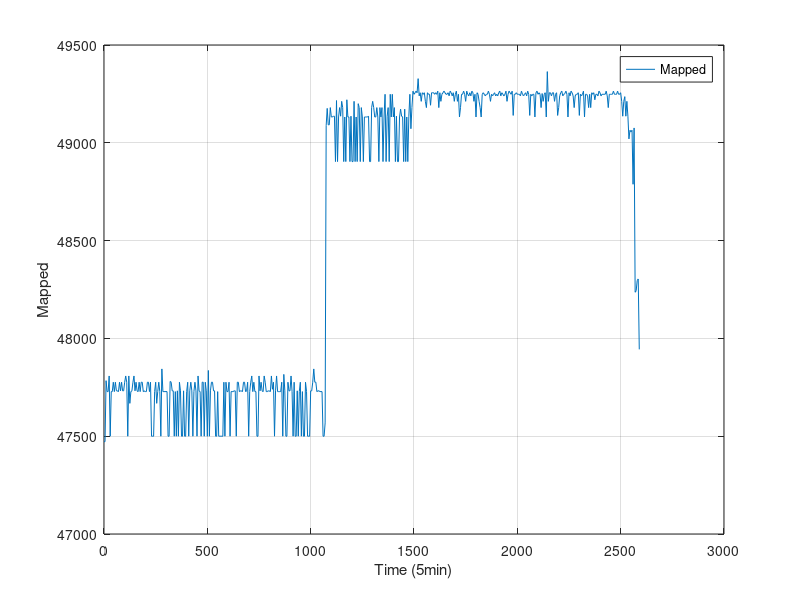

Recreate this plot in MATLAB.
#! /usr/bin/octave -qf
fig = figure;
data = dlmread("finput.txt"," ");
size(data);
set(fig, "visible", "off");
time = data(:,1);
MemTotal = data(:,2);
MemFree = data(:,3);
Buffers = data(:,4);
Cached = data(:,5);
SwapCached = data(:,6);
Active = data(:,7);
Inactive = data(:,8);
SwapTotal = data(:,9);
SwapFree = data(:,10);
Dirty = data(:,11);
Writeback = data(:,12);
AnonPages = data(:,13);
Mapped = data(:,14);
Slab = data(:,15);
SReclaimable = data(:,16);
SUnreclaim = data(:,17);
PageTables = data(:,18);
NFS_Unstable = data(:,19);
Bounce = data(:,20);
WritebackTmp = data(:,21);
CommitLimit = data(:,22);
Committed_AS = data(:,23);
VmallocTotal = data(:,24);
VmallocUsed = data(:,25);
VmallocChunk = data(:,26);

plot(time,Mapped,";Mapped;"), grid

xlabel("Time (5min)");
ylabel("Mapped");
print("Mapped.png", "-dpng");
